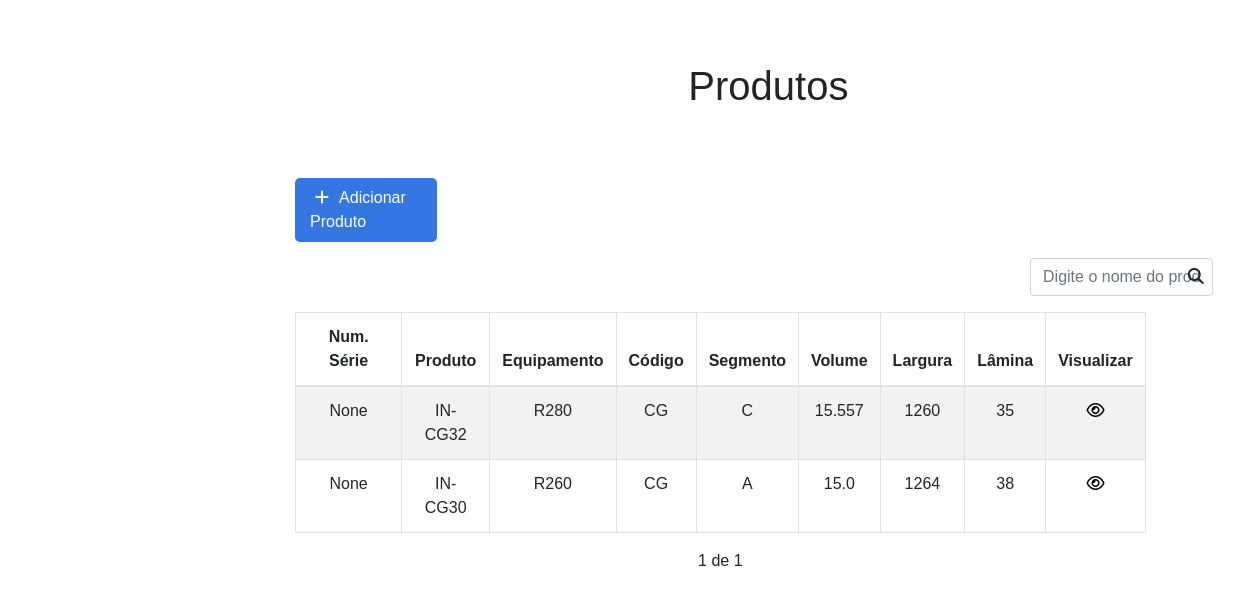
Before: /products/ with the older database file.
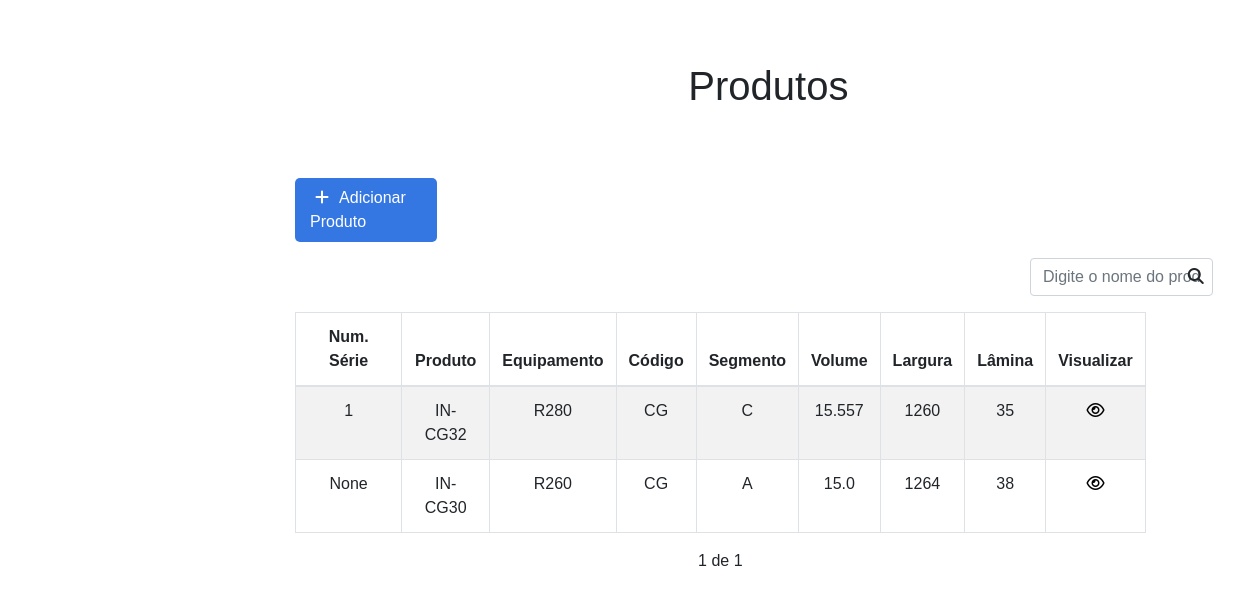
After: the same page with the newer database file.
### produtos/models.py (models this page shows, shortened)
class Produto(models.Model):
    segmento = (
        ('A', 'Agrícola'),
        ('C', 'Construção'),
        ('F', 'Florestal'),
        ('I', 'Industrial'),
        ('U', 'Automotiva'),
        ('M', 'Mineração'),
    )
    tipoProduto = (
        ('AC', 'Acessório'),
        ('CC', 'Carregadeira'),
        ('CD', 'Chapa de desgaste'),
        ('CB', 'Chock bar'),
        ('DF', 'Dispositivos e ferramentas'),
        ('ER', 'Engate rápido'),
        ('CE', 'Escavadeira'),
        ('FP', 'Ferramenta de penetração de solo'),
        ('GA', 'Garfo'),
        ('CG', 'Graniteira'),
        ('LA', 'Lâmina'),
        ('LN', 'Lança'),
        ('RI', 'Ripper'),
        ('SG', 'Segmento'),
        ('VA', 'Vala'),
        ('SE', 'Serviço'),
    )
    classeProduto = (
        ('6 SW', '6 SW'),
        ('6 LH', '6 LH'),
        ('7 SW', '7 SW'),
        ('7 LH', '7 LH'),
        ('7S SW', '7S SW'),
        ('7S LH', '7S LH'),
        ('8 SW', '8 SW'),
        ('8 LH', '8 LH'),
        ('9 SW', '9 SW'),
        ('9 LH', '9 LH'),
        ('9S SW', '9S SW'),
        ('9S LH', '9S LH'),
    )
    dureza = (
        ('GD', 'Geral'),
        ('HD', 'Pesada'),
        ('SD', 'Severa'),
        ('XD', 'Extrema'),
    )
    segmento = CharField(max_length=30, choices=segmento, null=True)
    numeroSerie = CharField(max_length=30, null=True)
    nome = CharField(max_length=30, null=True)
    equipamento = CharField(max_length=10, null=True)
    capacidade = FloatField(null=True)
    largura = IntegerField(null=True)
    lamina = IntegerField(null=True)
    peso = IntegerField(null=True)
    codigo = CharField(max_length=2, choices=tipoProduto, null=True)
    classe = CharField(max_length=5, choices=classeProduto, null=True)
    dureza = CharField(max_length=2, choices=dureza, null=True)
    dateCriacao = DateTimeField(auto_now_add=True)
    dateUpdate = DateTimeField(auto_now=True)
    responsavel = ForeignKey(Colaborador, null=True, on_delete=SET_NULL)

### produtos/views.py (the view)
# urls.py: path('', views.Products, name = 'Home_Products'),
def Products(request):
    search = request.GET.get('search')
    if search:
        products = Produto.objects.filter(nome__icontains = search, codigo__icontains = search)
    else:
        productsList = Produto.objects.all().order_by('-dateCriacao')
        paginator = Paginator(productsList, 20)
        page = request.GET.get('page')
        products = paginator.get_page(page)
    return render(request, 'produtos/Products.html', {'products' : products})

### templates/produtos/Products.html (shortened to what this page needs)
{% extends 'base.html' %}
{% block content %}
    <div class="container title-products">
        <h1>Produtos</h1>
    </div>
    <div class="offset-1 col-10 product-div">
        <a href="{% url 'products:New_Products' %}" class="add-product">
            <div class="col-2 add-div">
                <i class="fas fa-plus products"></i>Adicionar Produto
            </div>
        </a>
        <div class="col-3 search-div">
            <form method="GET" id="search-form">
                <input class="form-control" type="text" id="search" name="search" placeholder="Digite o nome do produto">
                <i class="fas fa-search" id="search-button"></i>
            </form>
        </div>
        <table class="table table-striped table-hover table-bordered">
            <thead>
                <tr>
                    <th scope="col">Num. Série</th>
                    <th scope="col">Produto</th>
                    <th scope="col">Equipamento</th>
                    <th scope="col">Código</th>
                    <th scope="col">Segmento</th>
                    <th scope="col">Volume</th>
                    <th scope="col">Largura</th>
                    <th scope="col">Lâmina</th>
                    <th scope="col" class="col-sm-1">Visualizar</th>
                </tr>
            </thead>
            <tbody id="product-table">
                {% for product in products %}
                <tr scope="row">
                    <td>
                        {{product.numeroSerie}}
                    </td>
                    <td>
                        {{product.nome}}
                    </td>
                    <td>
                        {{product.equipamento}}
                    </td>
                    <td>
                        {{product.codigo}}
                    </td>
                    <td>
                        {{product.segmento}}
                    </td>
                    <td>
                        {{product.capacidade}}
                    </td>
                    <td>
                        {{product.largura}}
                    </td>
                    <td>
                        {{product.lamina}}
                    </td>
                    <td>
                        <a href="{% url 'products:View_Product' product.id %}" class="icon view-product">
                            <div class="col">
                                <i class="far fa-eye"></i>
                            </div>
                        </a>
                    </td>
                </tr>
                {% endfor %}
            </tbody>
        </table>
        <div class="pagination">
            <span class="step-links">
                {% if products.paginator.num_pages %}
                <span class="current">
                    {{products.number}} de {{products.paginator.num_pages}}
                </span>
                {% endif %}
            </span>
        </div>
    </div>
{% endblock %}

Changed rows visible on the page:
changed Produto "IN-CG32": numeroSerie "None" → "1"
